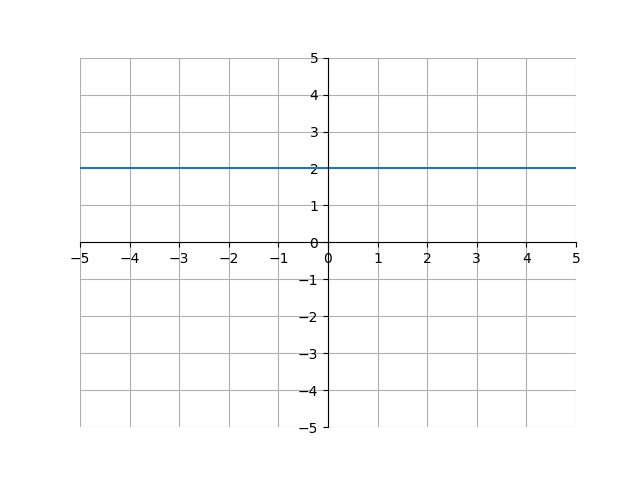

The Python source for this figure:
import matplotlib.pyplot as plt
import numpy as np

x = np.arange(-5, 6, 1)
y = 2 + x*0

ax = plt.gca()
ax.spines['top'].set_color('none')
ax.spines['left'].set_position('zero')
ax.spines['right'].set_color('none')
ax.spines['bottom'].set_position('zero')

plt.xlim(-5, 5)
plt.ylim(-5, 5)
plt.xticks(np.arange(min(x), max(x)+1, 1.0))
plt.yticks(np.arange(-5, 5+1, 1.0))
plt.plot(x, y)
plt.grid(True)
plt.show()
